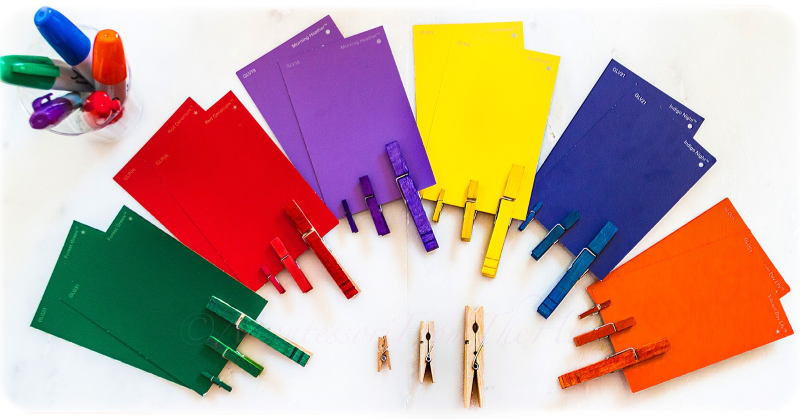
#> input picture img.jpeg, 1600 x 837 px (shown at 1/2 size)
$ jupyter execute day11.ipynb
#> lines starting #> are read from the running program, lines starting #| are printed output that depends on the picture; after the words box and inside, x2 and y2 are one past the last pixel; in counts of white or black regions, pixels touching at a corner belong together
### img_util.py
import matplotlib.pyplot as plt

def imshow(im, title = '',type = '', cv=True):
    if type:
        plt.imshow(im, cmap = type)
    else:
        if cv:
            plt.imshow(im[:,:,::-1])
        else:
            plt.imshow(im)
    plt.title(title)
    plt.axis('off')

### day11.ipynb
[cell 1]
import cv2
import matplotlib.pyplot as plt
import numpy as np
import skimage as ski
from img_util import imshow

[cell 2]
img = cv2.imread('img.jpeg')
#> img is the input picture: shape (837, 1600, 3); mean B, G, R 154.8, 164.5, 194.5
imshow(img[:,:,::-1],'')

[cell 3]
red_img = cv2.subtract(
    img[:,:,-1], cv2.cvtColor(img, cv2.COLOR_BGR2GRAY)
)
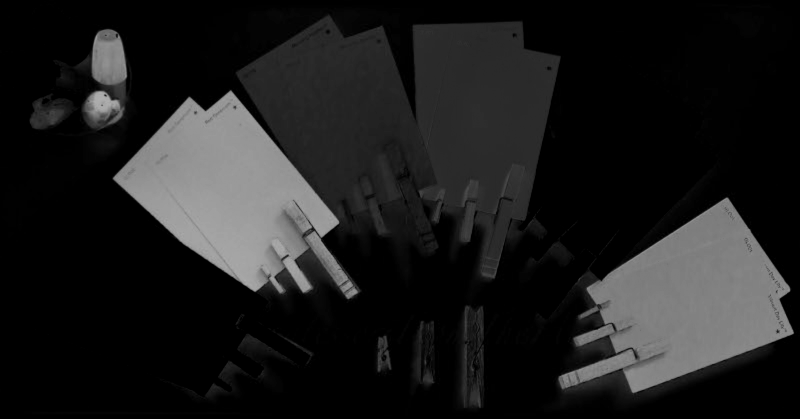
#> red_img: shape (837, 1600) (shown at 1/2 size); min 0, max 176, mean 29.2
imshow(red_img,'','gray')

[cell 4]
_, red_bw = cv2.threshold(red_img, 60,255, cv2.THRESH_BINARY)
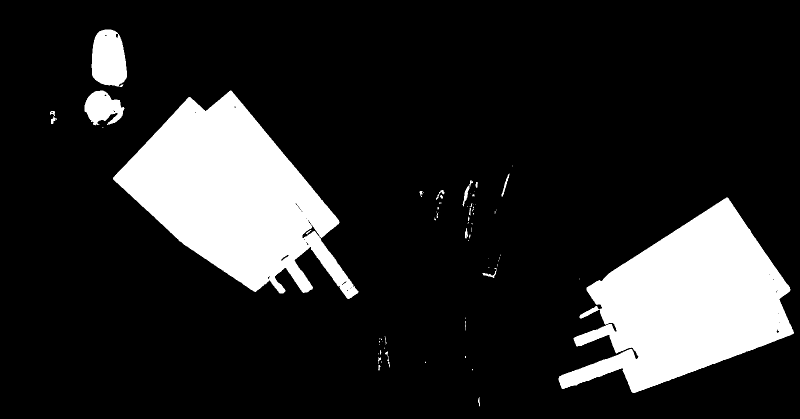
#> red_bw: shape (837, 1600) (shown at 1/2 size); 15.9% white; 71 white regions (46 under 20 px), largest, box (x1, y1, x2, y2) and area: (226, 181, 717, 598) 102313, (1117, 395, 1588, 786) 98902, (183, 59, 254, 174) 6573
imshow(red_bw,'','gray')

[cell 5]
strel = cv2.getStructuringElement(cv2.MORPH_RECT, (10,10))
strel

[cell 6]
plt.figure(figsize=(18,6))
plt.subplot(121); imshow(red_bw, '','gray')
plt.subplot(122)
red_dilate = cv2.dilate(red_bw, strel)
#> red_dilate: shape (837, 1600); 18.5% white; 21 white regions, largest, box (x1, y1, x2, y2) and area: (222, 177, 722, 603) 113442, (1113, 391, 1593, 791) 109403, (179, 55, 259, 179) 8392
imshow(red_dilate,'','gray')
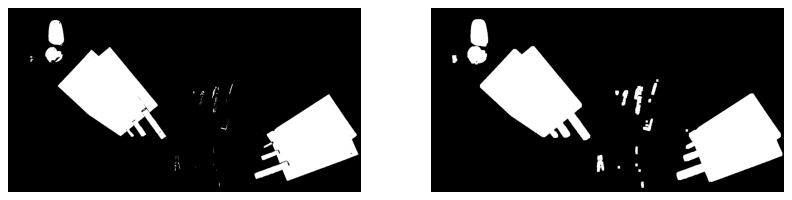
#> figure drawn by matplotlib, 2 panels

[cell 7]
plt.figure(figsize=(18,6))
plt.subplot(121); imshow(red_bw, '','gray')
plt.subplot(122)
red_erode = cv2.erode(red_bw, strel)
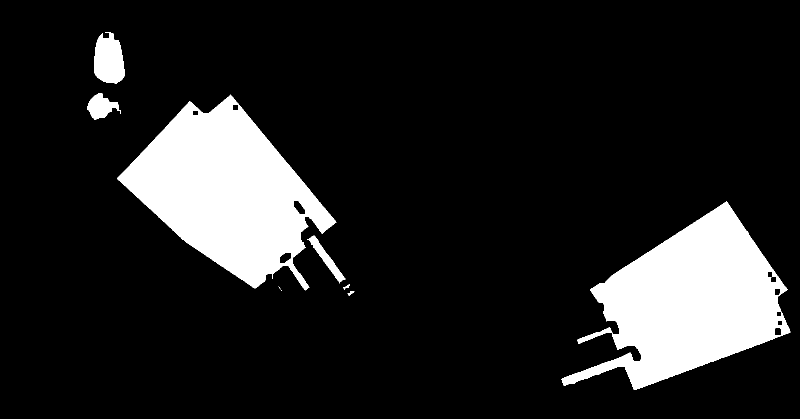
#> red_erode: shape (837, 1600) (shown at 1/2 size); 13.7% white; 9 white regions (2 under 20 px), largest, box (x1, y1, x2, y2) and area: (234, 189, 673, 581) 87730, (1123, 403, 1581, 780) 87238, (189, 64, 250, 167) 4805
imshow(red_erode,'','gray')

[cell 8]
plt.figure(figsize=(18,6))
plt.subplot(121); imshow(red_bw, '','gray')
plt.subplot(122)
red_open = cv2.morphologyEx(red_bw, cv2.MORPH_OPEN, strel, iterations=1)
#> red_open: shape (837, 1600); 15.7% white; 5 white regions, box (x1, y1, x2, y2) and area: (230, 185, 714, 597) 101551, (1119, 399, 1586, 785) 98371, (185, 60, 255, 172) 6484, (170, 183, 247, 245) 3215, (553, 569, 569, 587) 233
imshow(red_open,'','gray')

[cell 9]
plt.figure(figsize=(18,6))
plt.subplot(121); imshow(red_bw, '','gray')
plt.subplot(122)
red_close = cv2.morphologyEx(red_bw, cv2.MORPH_CLOSE, strel, iterations=1)
#> red_close: shape (837, 1600); 16.1% white; 30 white regions (15 under 20 px), largest, box (x1, y1, x2, y2) and area: (227, 182, 718, 599) 102849, (1118, 396, 1589, 787) 99422, (184, 60, 255, 175) 6637
imshow(red_close,'','gray')

[cell 10]
plt.figure(figsize=(18,6))
plt.subplot(121); imshow(red_bw, '','gray')
plt.subplot(122)
red_close2 = cv2.morphologyEx(red_dilate, cv2.MORPH_OPEN, strel, iterations=1)
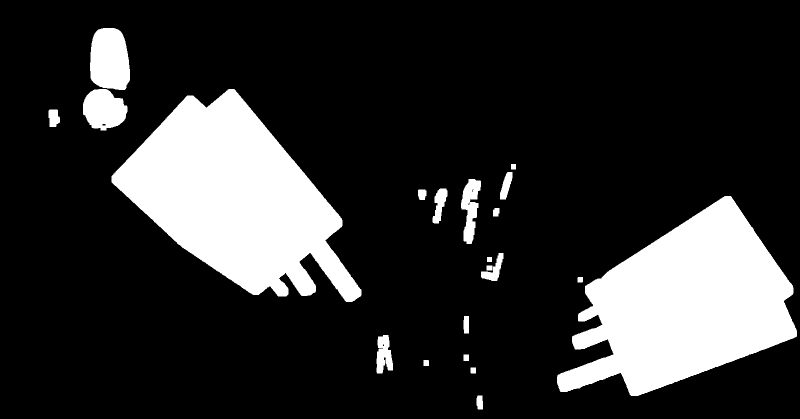
#> red_close2: shape (837, 1600) (shown at 1/2 size); 18.5% white; 21 white regions, largest, box (x1, y1, x2, y2) and area: (223, 178, 723, 604) 113442, (1114, 392, 1594, 792) 109403, (180, 56, 260, 180) 8392
imshow(red_close2,'','gray')

[cell 11]
help(ski.morphology.remove_small_objects)

[cell 12]
plt.figure(figsize=(18,6))
plt.subplot(121); imshow(red_bw, '','gray')
plt.subplot(122)
red_close3 = ski.morphology.remove_small_objects(
    red_close2.astype(bool), 15000
)
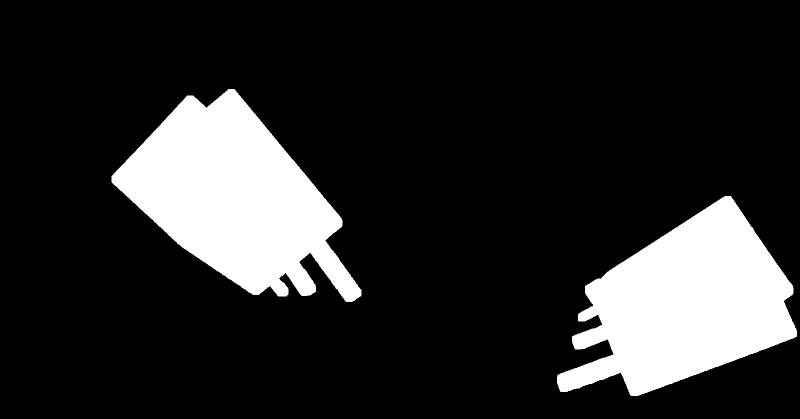
#> red_close3: shape (837, 1600) bool (shown at 1/2 size); 16.6% white; 2 white regions
imshow(red_close3,'','gray')

[cell 13]
red_close3.dtype

[cell 14]
rp = ski.measure.regionprops(
    ski.measure.label(
        red_close3.astype('uint8')
    )
)
#> rp = 2 regions; box (x1, y1, x2, y2) and area: (223, 178, 723, 604) 113442, (1114, 392, 1594, 792) 109403
rp
#> Out has the same summary as rp

[cell 15]
ski.measure.label(
        red_close3.astype('uint8')
    ).max()
#> Out = 2

[cell 16]
(red_close3.astype('uint8')*255).max()
#> Out = 255

[cell 17]
# summary
img = cv2.imread('img.jpeg')
red_img = cv2.subtract(
    img[:,:,-1], cv2.cvtColor(img, cv2.COLOR_BGR2GRAY)
)
_, red_bw = cv2.threshold(red_img, 60,255, cv2.THRESH_BINARY)
strel = cv2.getStructuringElement(cv2.MORPH_RECT, (10,10))
red_dilate = cv2.dilate(red_bw, strel)
red_close2 = cv2.morphologyEx(
    red_dilate, cv2.MORPH_OPEN, strel, iterations=1
)
red_close3 = ski.morphology.remove_small_objects(
    red_close2.astype(bool), 15000
)
rp = ski.measure.regionprops(
    ski.measure.label(red_close3.astype('uint8'))
)
img_copy = img.copy()
for r in rp:
    y1,x1,y2,x2 = r.bbox
    cv2.rectangle(img_copy, (x1,y1),(x2,y2), color=[0,0,255],thickness=5)
#> this loop made 2 passes
#> (y1, x1, y2, x2) on passes 1 to 2: (178, 223, 604, 723), (392, 1114, 792, 1594)
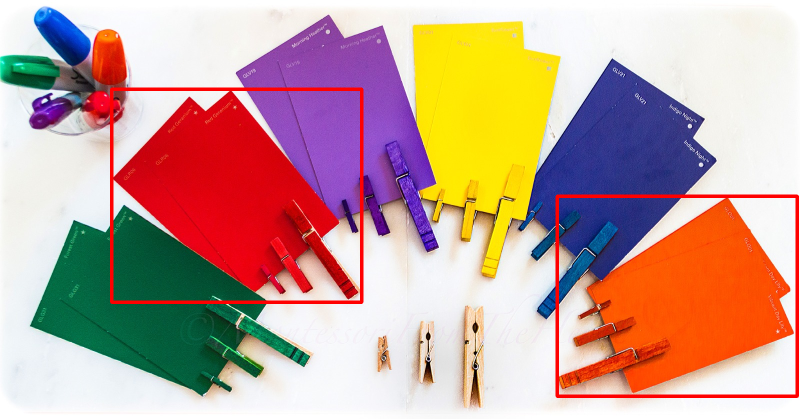
#> img_copy: shape (837, 1600, 3) (shown at 1/2 size); 1.89% of pixels changed, all inside (x1, y1, x2, y2) = (220, 175, 1598, 796)
count = str(len(rp))
#> count = '2'
cv2.putText(
    img_copy, count, (img_copy.shape[1]-200,150),
    cv2.FONT_HERSHEY_PLAIN, 7,(0,0,255),thickness=10
)
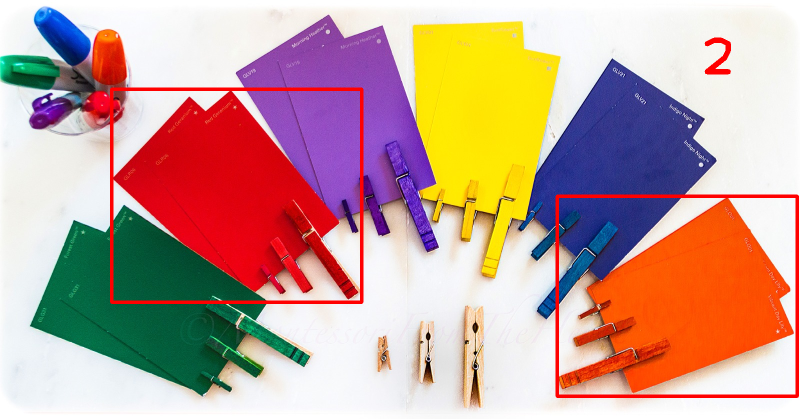
#> img_copy: shape (837, 1600, 3) (shown at 1/2 size); 0.13% of pixels changed, all inside (x1, y1, x2, y2) = (1409, 75, 1462, 149)
imshow(img_copy[:,:,::-1],'Red Objects')

[cell 18]
type(img.shape)

[cell 19]
img.shape[1]
#> Out = 1600

[cell 20]
vid = cv2.VideoCapture(0)  # write 0 here
while True:
    ack, img = vid.read()
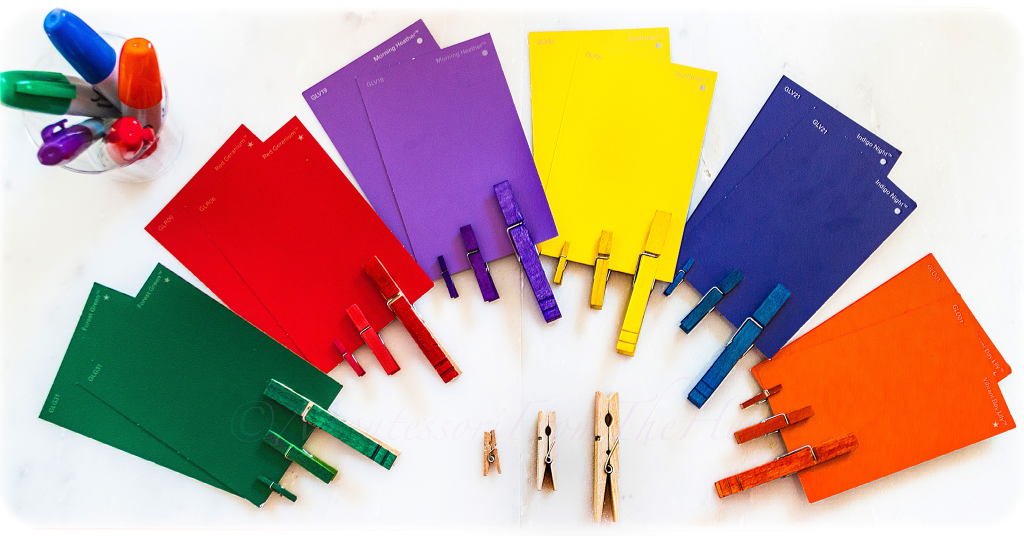
#> input picture image.jpeg, 4096 x 2144 px, given in place of the camera (shown at 1/4 size)
#> img is the input picture: shape (2144, 4096, 3); mean B, G, R 154.8, 164.6, 194.6
    if ack:
        red_img = cv2.subtract(
            img[:,:,-1], cv2.cvtColor(img, cv2.COLOR_BGR2GRAY)
        )
#> red_img: shape (2144, 4096)
        _, red_bw = cv2.threshold(red_img, 60,255, cv2.THRESH_BINARY)
#> red_bw: shape (2144, 4096); 15.9% white; 496 white regions (414 under 20 px), largest, box (x1, y1, x2, y2) and area: (577, 462, 1835, 1533) 668326, (2858, 1012, 4065, 2016) 643762, (470, 150, 650, 446) 42772
        strel = cv2.getStructuringElement(cv2.MORPH_RECT, (10,10))
        red_dilate = cv2.dilate(red_bw, strel)
#> red_dilate: shape (2144, 4096); 17.5% white; 99 white regions, largest, box (x1, y1, x2, y2) and area: (573, 458, 1841, 1538) 700124, (2854, 1008, 4070, 2021) 676080, (466, 146, 655, 451) 47582
        red_close2 = cv2.morphologyEx(
            red_dilate, cv2.MORPH_OPEN, strel, iterations=1
        )
#> red_close2: shape (2144, 4096); 17.5% white; 99 white regions, largest, box (x1, y1, x2, y2) and area: (574, 459, 1842, 1539) 700124, (2855, 1009, 4071, 2022) 676080, (467, 147, 656, 452) 47582
        red_close3 = ski.morphology.remove_small_objects(
            red_close2.astype(bool), 15000
        )
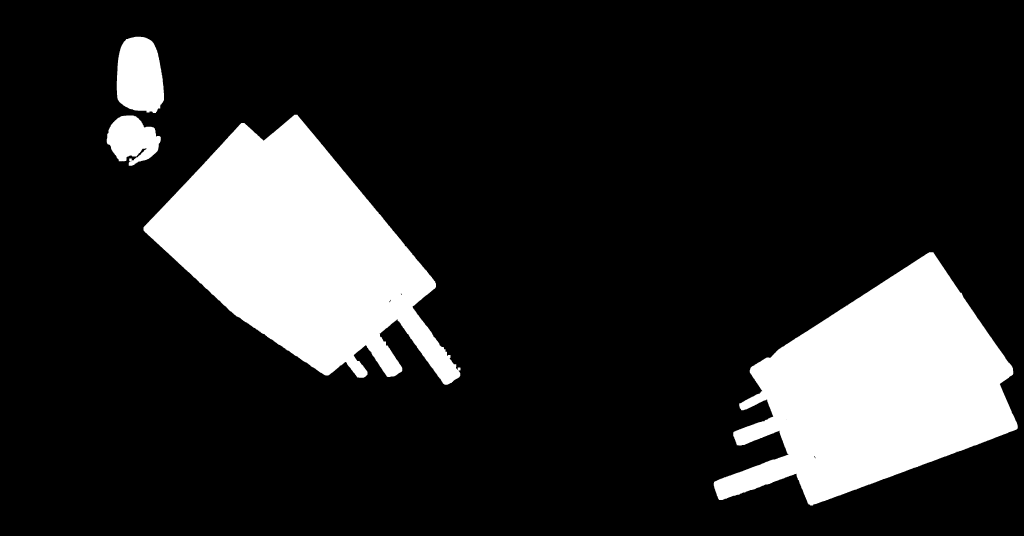
#> red_close3: shape (2144, 4096) bool (shown at 1/4 size); 16.5% white; 4 white regions
        rp = ski.measure.regionprops(
            ski.measure.label(red_close3.astype('uint8'))
        )
#> rp = 4 regions; box (x1, y1, x2, y2) and area: (574, 459, 1842, 1539) 700124, (2855, 1009, 4071, 2022) 676080, (467, 147, 656, 452) 47582, (427, 462, 643, 663) 28945
        img_copy = img.copy()
        for r in rp:
            y1,x1,y2,x2 = r.bbox
            cv2.rectangle(img_copy, (x1,y1),(x2,y2), color=[255,0,0],thickness=5)
#> this loop made 4 passes
#> (y1, x1, y2, x2) on passes 1 to 4: (147, 467, 452, 656), (459, 574, 1539, 1842), (462, 427, 663, 643), (1009, 2855, 2022, 4071)
#> img_copy: shape (2144, 4096, 3)
        count = str(len(rp))
#> count = '4'
        cv2.putText(
            img_copy, count, (img_copy.shape[1]-200,150),
            cv2.FONT_HERSHEY_PLAIN, 7,(0,0,255),thickness=10
        )

        cv2.imshow('Preview',img_copy)
        key = cv2.waitKey(1)
#> (key x is pressed here)
        if key == ord('x'):
            break
cv2.destroyAllWindows()
cv2.waitKey(1)   # do not write this step
vid.release()

[cell 21]
ack
#> Out = True
